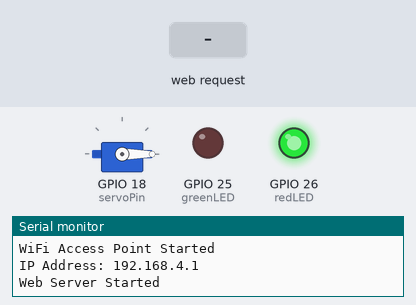
Simulated run of this sketch. Board: ESP32. On the bench: servo, output pins drawn as LEDs (lit = HIGH), the last lines printed to the serial monitor. The inputs (shaded band) are chosen by the test bench.

Above: at 1.2 s.
1.3 s: HTTP request GET /open received
At 1.8 s:
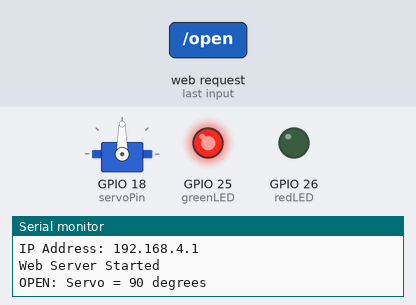
2.8 s: HTTP request GET /close received
At 4.1 s:
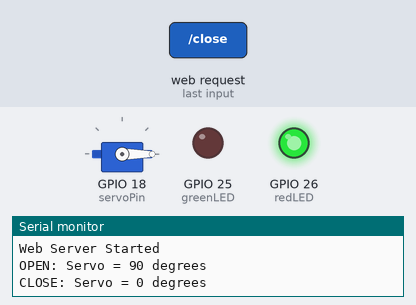
Timing chart, 0 to 5.8 s (numbered marks = the images above; inputs shaded):
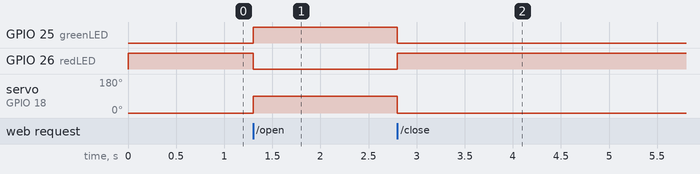

Measured:
- after the input at 1.3 s, GPIO 25 (greenLED): LOW → HIGH at once; GPIO 26 (redLED): HIGH → LOW at once; servo on GPIO 18 (servoPin): 0° → 90° at once
- after the input at 2.8 s, GPIO 25 (greenLED): HIGH → LOW at once; GPIO 26 (redLED): LOW → HIGH at once; servo on GPIO 18 (servoPin): 90° → 0° at once

The sketch:

ESP32_Servo_Web_Control.ino
```cpp
#include <WiFi.h>
#include <WebServer.h>
#include <ESP32Servo.h>

const char* ssid = "ESP32-Servo";
const char* password = "12345678";

WebServer server(80);
Servo myServo;

const int servoPin = 18;
const int greenLED = 25;
const int redLED = 26;

String createPage() {
  String page = R"rawliteral(
<!DOCTYPE html>
<html>
<head>
  <meta name="viewport" content="width=device-width, initial-scale=1">
  <title>ESP32 Servo Control</title>
</head>

<body style="text-align:center;font-family:Arial;">
  <h1>ESP32 Servo Control</h1>

  <p>
    <a href="/open">
      <button style="font-size:25px;padding:15px 40px;">
        OPEN
      </button>
    </a>
  </p>

  <p>
    <a href="/close">
      <button style="font-size:25px;padding:15px 40px;">
        CLOSE
      </button>
    </a>
  </p>

</body>
</html>
)rawliteral";

  return page;
}

void handleRoot() {
  server.send(200, "text/html", createPage());
}

void handleOpen() {
  myServo.write(90);

  digitalWrite(greenLED, HIGH);
  digitalWrite(redLED, LOW);

  Serial.println("OPEN: Servo = 90 degrees");

  server.send(200, "text/html", createPage());
}

void handleClose() {
  myServo.write(0);

  digitalWrite(greenLED, LOW);
  digitalWrite(redLED, HIGH);

  Serial.println("CLOSE: Servo = 0 degrees");

  server.send(200, "text/html", createPage());
}

void setup() {
  Serial.begin(115200);

  pinMode(greenLED, OUTPUT);
  pinMode(redLED, OUTPUT);

  myServo.attach(servoPin);

  // Initial state: CLOSED
  myServo.write(0);
  digitalWrite(greenLED, LOW);
  digitalWrite(redLED, HIGH);

  // Start WiFi Access Point
  WiFi.softAP(ssid, password);

  Serial.println("WiFi Access Point Started");
  Serial.print("IP Address: ");
  Serial.println(WiFi.softAPIP());

  // Web server routes
  server.on("/", handleRoot);
  server.on("/open", handleOpen);
  server.on("/close", handleClose);

  server.begin();

  Serial.println("Web Server Started");
}

void loop() {
  server.handleClient();
}
```
